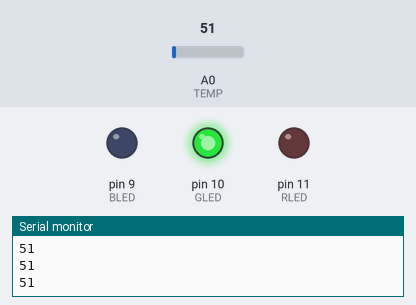
Bench run of a sketch on a simulated Arduino Uno, built with avr-gcc and run on an emulated ATmega328P. Shown: output pins drawn as LEDs (lit = HIGH), the last lines printed to the serial monitor. The test bench sets the inputs (shaded band); at power-on: A0 (TEMP) = 51.

Above: at 1.3 s.
1.4 s: A0 (TEMP) set to 42
At 2.9 s:
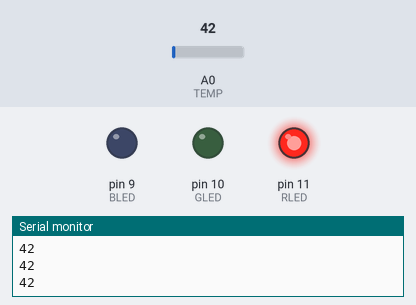
3.5 s: A0 (TEMP) set to 112
At 4.5 s:
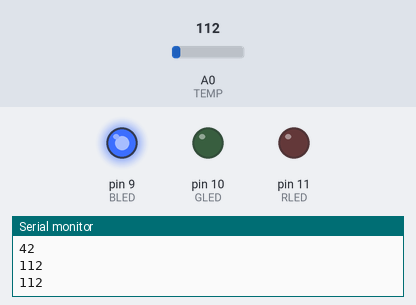
5.5 s: A0 (TEMP) set to 100
7.2 s: A0 (TEMP) set to 83
At 8.8 s:
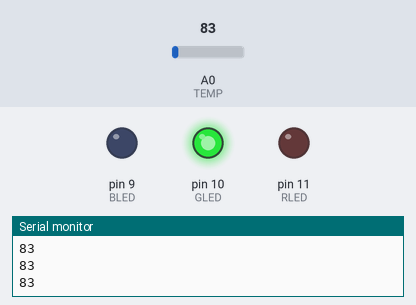
9.5 s: A0 (TEMP) set to 30
At 10.4 s:
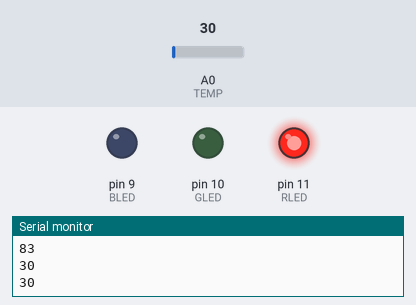
Timing chart, 0 to 12.5 s (numbered marks = the images above; inputs shaded):
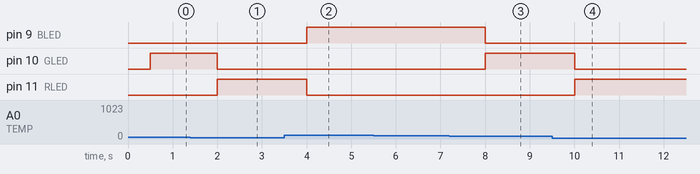

Measured:
- the behaviour switches between 45 and 44 on A0 (TEMP) (found by bisection; images 0 and 1)
- the behaviour switches between 91 and 90 on A0 (TEMP) (found by bisection; images 2 and 3)
- after the input at 1.4 s, pin 10 (GLED): HIGH → LOW after 0.60 s; pin 11 (RLED): LOW → HIGH after 0.60 s
- after the input at 3.5 s, pin 9 (BLED): LOW → HIGH after 0.50 s; pin 11 (RLED): HIGH → LOW after 0.50 s
- after the input at 7.2 s, pin 9 (BLED): HIGH → LOW after 0.80 s; pin 10 (GLED): LOW → HIGH after 0.80 s
- after the input at 9.5 s, pin 10 (GLED): HIGH → LOW after 0.51 s; pin 11 (RLED): LOW → HIGH after 0.51 s

The sketch:

Temperature_Alert.ino
```cpp
// Temperature Alert!
const int BLED=9; // Blue LED Cathode on Pin 9
const int GLED=10; // Green LED Cathode on Pin 10
const int RLED=11; // Red LED Cathode on Pin 11
const int TEMP=0; //Temp Sensor is on pin A0
const int LOWER_BOUND=45; // Lower Threshold
const int UPPER_BOUND=90; // Upper Threshold
int val = 0; // Variable to hold analog reading A0
void setup()
{
 Serial.begin(9600);
 pinMode (BLED, OUTPUT); // Set Blue LED as Output
 pinMode (GLED, OUTPUT); // Set Green LED as Output
 pinMode (RLED, OUTPUT); // Set Red LED as Output
}
void loop()
{
 val = analogRead(TEMP);
 Serial.println(val);
 delay(500);
 // LED is RED
 if (val < LOWER_BOUND)
 {
 digitalWrite(RLED, HIGH);
 digitalWrite(GLED, LOW);
 digitalWrite(BLED, LOW);
 }
 // LED is BLUE
 else if (val > UPPER_BOUND)
 {
 digitalWrite(RLED, LOW);
 digitalWrite(GLED, LOW);
 digitalWrite(BLED, HIGH);
 }
 // LED is Green
 else
 {
 digitalWrite(RLED, LOW);
 digitalWrite(GLED, HIGH);
 digitalWrite(BLED, LOW);
 }
}
```
